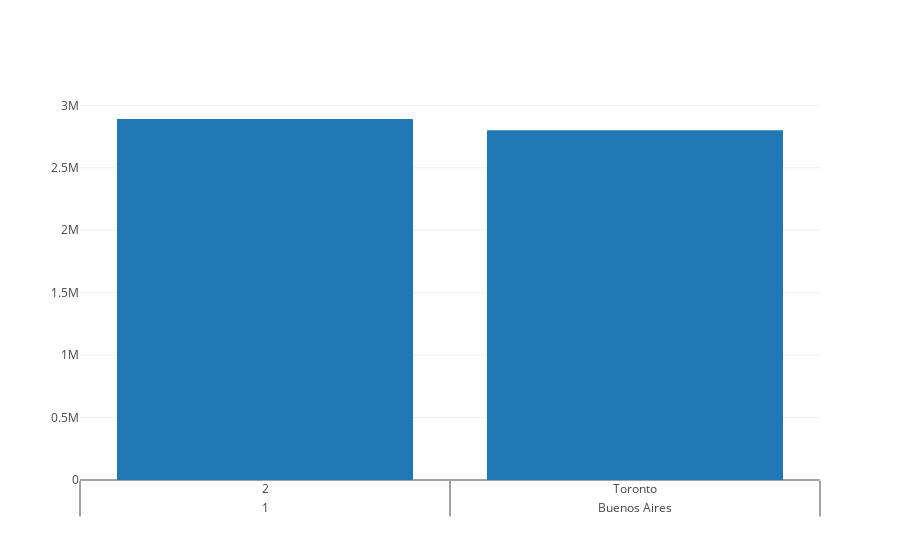

The code cell stored with this chart in its notebook:
### Code cell
import plotly
plotly.offline.init_notebook_mode(connected=True)
plotly.offline.iplot([trace_populations])

### Figure 1 — Plotly figure (JSON) as saved in the notebook; plotly's stock layout.template omitted (floating-point values rounded to 4 significant figures)
{"data": [{"name": "populations", "text": [[1, "Buenos Aires"], [2, "Toronto"], [3, "Pyeongchang"], [4, "Marakesh"], [5, "Albuquerque"], [6, "Los Cabos"], [7, "Greenville"], [8, "Archipelago Sea"], [9, "Walla Walla Valley"], [10, "Salina Island"], [11, "Solta"], [12, "Iguazu Falls"]], "type": "bar", "x": [[1, "Buenos Aires"], [2, "Toronto"], [3, "Pyeongchang"], [4, "Marakesh"], [5, "Albuquerque"], [6, "Los Cabos"], [7, "Greenville"], [8, "Archipelago Sea"], [9, "Walla Walla Valley"], [10, "Salina Island"], [11, "Solta"], [12, "Iguazu Falls"]], "y": [2891000, 2800000, 2581000, 928850, 559277, 287651, 84554, 60000, 32237, 4000, 1700, 0]}], "layout": {}}
